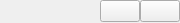
<?xml version="1.0" encoding="UTF-8"?>
<ui version="4.0">
 <class>DialogButtonGroup</class>
 <widget class="QFrame" name="DialogButtonGroup">
  <property name="geometry">
   <rect>
    <x>0</x>
    <y>0</y>
    <width>94</width>
    <height>23</height>
   </rect>
  </property>
  <property name="windowTitle">
   <string/>
  </property>
  <layout class="QHBoxLayout" name="horizontalLayout" stretch="1,0,0">
   <property name="spacing">
    <number>0</number>
   </property>
   <property name="leftMargin">
    <number>0</number>
   </property>
   <property name="topMargin">
    <number>0</number>
   </property>
   <property name="rightMargin">
    <number>0</number>
   </property>
   <property name="bottomMargin">
    <number>0</number>
   </property>
   <item>
    <spacer name="horizontalSpacer">
     <property name="orientation">
      <enum>Qt::Horizontal</enum>
     </property>
     <property name="sizeType">
      <enum>QSizePolicy::MinimumExpanding</enum>
     </property>
     <property name="sizeHint" stdset="0">
      <size>
       <width>100</width>
       <height>1</height>
      </size>
     </property>
    </spacer>
   </item>
   <item>
    <widget class="QPushButton" name="pushButton_left">
     <property name="text">
      <string/>
     </property>
    </widget>
   </item>
   <item>
    <widget class="QPushButton" name="pushButton_right">
     <property name="text">
      <string/>
     </property>
    </widget>
   </item>
  </layout>
 </widget>
 <resources/>
 <connections/>
</ui>
